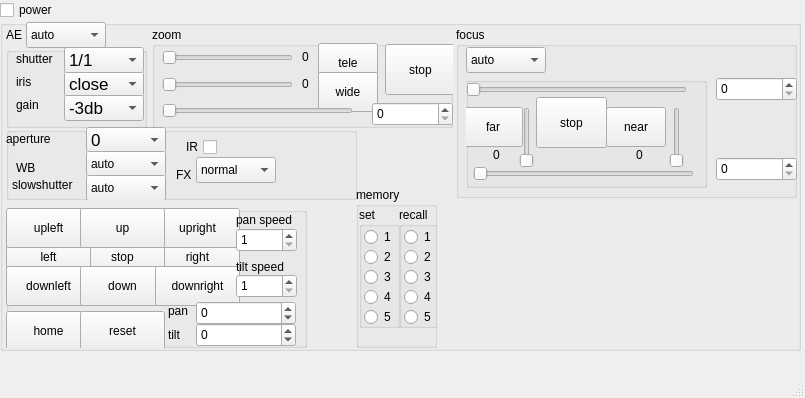
<?xml version="1.0" encoding="UTF-8"?>
<ui version="4.0">
 <class>MainWindow</class>
 <widget class="QMainWindow" name="MainWindow">
  <property name="geometry">
   <rect>
    <x>0</x>
    <y>0</y>
    <width>805</width>
    <height>398</height>
   </rect>
  </property>
  <property name="windowTitle">
   <string>MainWindow</string>
  </property>
  <widget class="QWidget" name="centralwidget">
   <widget class="QCheckBox" name="power">
    <property name="geometry">
     <rect>
      <x>0</x>
      <y>0</y>
      <width>87</width>
      <height>20</height>
     </rect>
    </property>
    <property name="text">
     <string>power</string>
    </property>
   </widget>
   <widget class="QGroupBox" name="visca_group">
    <property name="geometry">
     <rect>
      <x>0</x>
      <y>20</y>
      <width>801</width>
      <height>331</height>
     </rect>
    </property>
    <property name="title">
     <string/>
    </property>
    <widget class="QGroupBox" name="focus_group">
     <property name="geometry">
      <rect>
       <x>456</x>
       <y>7</y>
       <width>341</width>
       <height>171</height>
      </rect>
     </property>
     <property name="title">
      <string>focus</string>
     </property>
     <widget class="QSpinBox" name="focus_direct_value">
      <property name="geometry">
       <rect>
        <x>260</x>
        <y>50</y>
        <width>81</width>
        <height>24</height>
       </rect>
      </property>
      <property name="keyboardTracking">
       <bool>false</bool>
      </property>
      <property name="maximum">
       <number>54536</number>
      </property>
     </widget>
     <widget class="QGroupBox" name="focus_manual_group">
      <property name="geometry">
       <rect>
        <x>10</x>
        <y>50</y>
        <width>241</width>
        <height>111</height>
       </rect>
      </property>
      <property name="title">
       <string/>
      </property>
      <widget class="QLabel" name="focus_far_speed_label">
       <property name="geometry">
        <rect>
         <x>27</x>
         <y>70</y>
         <width>21</width>
         <height>16</height>
        </rect>
       </property>
       <property name="text">
        <string>0</string>
       </property>
      </widget>
      <widget class="QPushButton" name="focus_far">
       <property name="geometry">
        <rect>
         <x>-3</x>
         <y>30</y>
         <width>60</width>
         <height>40</height>
        </rect>
       </property>
       <property name="text">
        <string>far</string>
       </property>
      </widget>
      <widget class="QSlider" name="focus_direct">
       <property name="geometry">
        <rect>
         <x>0</x>
         <y>2</y>
         <width>221</width>
         <height>22</height>
        </rect>
       </property>
       <property name="maximum">
        <number>65536</number>
       </property>
       <property name="orientation">
        <enum>Qt::Horizontal</enum>
       </property>
      </widget>
      <widget class="QSlider" name="focus_nearlimit">
       <property name="geometry">
        <rect>
         <x>7</x>
         <y>86</y>
         <width>221</width>
         <height>22</height>
        </rect>
       </property>
       <property name="maximum">
        <number>65536</number>
       </property>
       <property name="orientation">
        <enum>Qt::Horizontal</enum>
       </property>
      </widget>
      <widget class="QSlider" name="focus_far_speed">
       <property name="geometry">
        <rect>
         <x>40</x>
         <y>30</y>
         <width>41</width>
         <height>61</height>
        </rect>
       </property>
       <property name="maximum">
        <number>7</number>
       </property>
       <property name="orientation">
        <enum>Qt::Vertical</enum>
       </property>
      </widget>
      <widget class="QPushButton" name="focus_stop">
       <property name="geometry">
        <rect>
         <x>70</x>
         <y>20</y>
         <width>71</width>
         <height>51</height>
        </rect>
       </property>
       <property name="text">
        <string>stop</string>
       </property>
      </widget>
      <widget class="QPushButton" name="focus_near">
       <property name="geometry">
        <rect>
         <x>140</x>
         <y>30</y>
         <width>60</width>
         <height>40</height>
        </rect>
       </property>
       <property name="text">
        <string>near</string>
       </property>
      </widget>
      <widget class="QLabel" name="focus_near_speed_label">
       <property name="geometry">
        <rect>
         <x>170</x>
         <y>70</y>
         <width>21</width>
         <height>16</height>
        </rect>
       </property>
       <property name="text">
        <string>0</string>
       </property>
      </widget>
      <widget class="QSlider" name="focus_near_speed">
       <property name="geometry">
        <rect>
         <x>190</x>
         <y>30</y>
         <width>41</width>
         <height>61</height>
        </rect>
       </property>
       <property name="maximum">
        <number>7</number>
       </property>
       <property name="orientation">
        <enum>Qt::Vertical</enum>
       </property>
      </widget>
     </widget>
     <widget class="QSpinBox" name="focus_nearlimit_value">
      <property name="geometry">
       <rect>
        <x>260</x>
        <y>130</y>
        <width>81</width>
        <height>24</height>
       </rect>
      </property>
      <property name="keyboardTracking">
       <bool>false</bool>
      </property>
      <property name="maximum">
       <number>54536</number>
      </property>
     </widget>
     <widget class="QComboBox" name="focus_mode">
      <property name="geometry">
       <rect>
        <x>10</x>
        <y>20</y>
        <width>80</width>
        <height>26</height>
       </rect>
      </property>
      <item>
       <property name="text">
        <string>auto</string>
       </property>
      </item>
      <item>
       <property name="text">
        <string>manual</string>
       </property>
      </item>
     </widget>
    </widget>
    <widget class="QGroupBox" name="memory_group">
     <property name="geometry">
      <rect>
       <x>356</x>
       <y>167</y>
       <width>81</width>
       <height>161</height>
      </rect>
     </property>
     <property name="title">
      <string>memory</string>
     </property>
     <widget class="QGroupBox" name="memory_recall_group">
      <property name="geometry">
       <rect>
        <x>43</x>
        <y>20</y>
        <width>41</width>
        <height>121</height>
       </rect>
      </property>
      <property name="title">
       <string>recall</string>
      </property>
      <widget class="QRadioButton" name="mem_recall_1">
       <property name="geometry">
        <rect>
         <x>5</x>
         <y>20</y>
         <width>31</width>
         <height>20</height>
        </rect>
       </property>
       <property name="text">
        <string>1</string>
       </property>
      </widget>
      <widget class="QRadioButton" name="mem_recall_2">
       <property name="geometry">
        <rect>
         <x>5</x>
         <y>40</y>
         <width>31</width>
         <height>20</height>
        </rect>
       </property>
       <property name="text">
        <string>2</string>
       </property>
      </widget>
      <widget class="QRadioButton" name="mem_recall_3">
       <property name="geometry">
        <rect>
         <x>5</x>
         <y>60</y>
         <width>31</width>
         <height>20</height>
        </rect>
       </property>
       <property name="text">
        <string>3</string>
       </property>
      </widget>
      <widget class="QRadioButton" name="mem_recall_4">
       <property name="geometry">
        <rect>
         <x>5</x>
         <y>80</y>
         <width>31</width>
         <height>20</height>
        </rect>
       </property>
       <property name="text">
        <string>4</string>
       </property>
      </widget>
      <widget class="QRadioButton" name="mem_recall_5">
       <property name="geometry">
        <rect>
         <x>5</x>
         <y>100</y>
         <width>31</width>
         <height>20</height>
        </rect>
       </property>
       <property name="text">
        <string>5</string>
       </property>
      </widget>
     </widget>
     <widget class="QGroupBox" name="memory_set_group">
      <property name="geometry">
       <rect>
        <x>3</x>
        <y>20</y>
        <width>41</width>
        <height>121</height>
       </rect>
      </property>
      <property name="title">
       <string>set</string>
      </property>
      <widget class="QRadioButton" name="mem_set_1">
       <property name="geometry">
        <rect>
         <x>5</x>
         <y>20</y>
         <width>31</width>
         <height>20</height>
        </rect>
       </property>
       <property name="text">
        <string>1</string>
       </property>
      </widget>
      <widget class="QRadioButton" name="mem_set_2">
       <property name="geometry">
        <rect>
         <x>5</x>
         <y>40</y>
         <width>31</width>
         <height>20</height>
        </rect>
       </property>
       <property name="text">
        <string>2</string>
       </property>
      </widget>
      <widget class="QRadioButton" name="mem_set_3">
       <property name="geometry">
        <rect>
         <x>5</x>
         <y>60</y>
         <width>31</width>
         <height>20</height>
        </rect>
       </property>
       <property name="text">
        <string>3</string>
       </property>
      </widget>
      <widget class="QRadioButton" name="mem_set_4">
       <property name="geometry">
        <rect>
         <x>5</x>
         <y>80</y>
         <width>31</width>
         <height>20</height>
        </rect>
       </property>
       <property name="text">
        <string>4</string>
       </property>
      </widget>
      <widget class="QRadioButton" name="mem_set_5">
       <property name="geometry">
        <rect>
         <x>5</x>
         <y>100</y>
         <width>31</width>
         <height>20</height>
        </rect>
       </property>
       <property name="text">
        <string>5</string>
       </property>
      </widget>
     </widget>
    </widget>
    <widget class="QGroupBox" name="zoom_grou">
     <property name="geometry">
      <rect>
       <x>152</x>
       <y>7</y>
       <width>301</width>
       <height>101</height>
      </rect>
     </property>
     <property name="title">
      <string>zoom</string>
     </property>
     <widget class="QSlider" name="zoom_wide_speed">
      <property name="geometry">
       <rect>
        <x>10</x>
        <y>47</y>
        <width>131</width>
        <height>22</height>
       </rect>
      </property>
      <property name="maximum">
       <number>7</number>
      </property>
      <property name="pageStep">
       <number>7</number>
      </property>
      <property name="orientation">
       <enum>Qt::Horizontal</enum>
      </property>
     </widget>
     <widget class="QSlider" name="zoom_direct">
      <property name="geometry">
       <rect>
        <x>10</x>
        <y>73</y>
        <width>191</width>
        <height>22</height>
       </rect>
      </property>
      <property name="maximum">
       <number>16384</number>
      </property>
      <property name="orientation">
       <enum>Qt::Horizontal</enum>
      </property>
     </widget>
     <widget class="QSlider" name="zoom_tele_speed">
      <property name="geometry">
       <rect>
        <x>10</x>
        <y>20</y>
        <width>131</width>
        <height>22</height>
       </rect>
      </property>
      <property name="maximum">
       <number>7</number>
      </property>
      <property name="pageStep">
       <number>7</number>
      </property>
      <property name="orientation">
       <enum>Qt::Horizontal</enum>
      </property>
     </widget>
     <widget class="QPushButton" name="zoom_tele">
      <property name="geometry">
       <rect>
        <x>166</x>
        <y>16</y>
        <width>60</width>
        <height>40</height>
       </rect>
      </property>
      <property name="text">
       <string>tele</string>
      </property>
     </widget>
     <widget class="QPushButton" name="zoom_stop">
      <property name="geometry">
       <rect>
        <x>233</x>
        <y>17</y>
        <width>71</width>
        <height>51</height>
       </rect>
      </property>
      <property name="text">
       <string>stop</string>
      </property>
     </widget>
     <widget class="QSpinBox" name="zoom_direct_value">
      <property name="geometry">
       <rect>
        <x>220</x>
        <y>75</y>
        <width>81</width>
        <height>24</height>
       </rect>
      </property>
      <property name="keyboardTracking">
       <bool>false</bool>
      </property>
      <property name="minimum">
       <number>0</number>
      </property>
      <property name="maximum">
       <number>16384</number>
      </property>
     </widget>
     <widget class="QPushButton" name="zoom_wide">
      <property name="geometry">
       <rect>
        <x>166</x>
        <y>45</y>
        <width>60</width>
        <height>40</height>
       </rect>
      </property>
      <property name="text">
       <string>wide</string>
      </property>
     </widget>
     <widget class="QLabel" name="zoom_tele_speed_label">
      <property name="geometry">
       <rect>
        <x>150</x>
        <y>22</y>
        <width>21</width>
        <height>16</height>
       </rect>
      </property>
      <property name="text">
       <string>0</string>
      </property>
     </widget>
     <widget class="QLabel" name="zoom_wide_speed_label">
      <property name="geometry">
       <rect>
        <x>150</x>
        <y>49</y>
        <width>21</width>
        <height>16</height>
       </rect>
      </property>
      <property name="text">
       <string>0</string>
      </property>
     </widget>
     <zorder>zoom_tele</zorder>
     <zorder>zoom_wide</zorder>
     <zorder>zoom_wide_speed</zorder>
     <zorder>zoom_direct</zorder>
     <zorder>zoom_tele_speed</zorder>
     <zorder>zoom_stop</zorder>
     <zorder>zoom_direct_value</zorder>
     <zorder>zoom_tele_speed_label</zorder>
     <zorder>zoom_wide_speed_label</zorder>
    </widget>
    <widget class="QGroupBox" name="AE_manual">
     <property name="geometry">
      <rect>
       <x>6</x>
       <y>27</y>
       <width>141</width>
       <height>81</height>
      </rect>
     </property>
     <property name="title">
      <string/>
     </property>
     <widget class="QComboBox" name="iris">
      <property name="geometry">
       <rect>
        <x>58</x>
        <y>24</y>
        <width>80</width>
        <height>26</height>
       </rect>
      </property>
      <property name="font">
       <font>
        <pointsize>13</pointsize>
       </font>
      </property>
      <item>
       <property name="text">
        <string>close</string>
       </property>
      </item>
      <item>
       <property name="text">
        <string>F14</string>
       </property>
      </item>
      <item>
       <property name="text">
        <string>F11</string>
       </property>
      </item>
      <item>
       <property name="text">
        <string>F9.6</string>
       </property>
      </item>
      <item>
       <property name="text">
        <string>F8</string>
       </property>
      </item>
      <item>
       <property name="text">
        <string>F6.8</string>
       </property>
      </item>
      <item>
       <property name="text">
        <string>F5.6</string>
       </property>
      </item>
      <item>
       <property name="text">
        <string>F4.8</string>
       </property>
      </item>
      <item>
       <property name="text">
        <string>F4</string>
       </property>
      </item>
      <item>
       <property name="text">
        <string>F3.4</string>
       </property>
      </item>
      <item>
       <property name="text">
        <string>F2.8</string>
       </property>
      </item>
      <item>
       <property name="text">
        <string>F2.4</string>
       </property>
      </item>
      <item>
       <property name="text">
        <string>F2</string>
       </property>
      </item>
      <item>
       <property name="text">
        <string>F1.6</string>
       </property>
      </item>
     </widget>
     <widget class="QLabel" name="iris_label">
      <property name="geometry">
       <rect>
        <x>10</x>
        <y>27</y>
        <width>21</width>
        <height>16</height>
       </rect>
      </property>
      <property name="text">
       <string>iris</string>
      </property>
     </widget>
     <widget class="QLabel" name="shutter_label">
      <property name="geometry">
       <rect>
        <x>10</x>
        <y>4</y>
        <width>51</width>
        <height>16</height>
       </rect>
      </property>
      <property name="text">
       <string>shutter</string>
      </property>
     </widget>
     <widget class="QLabel" name="gain_label">
      <property name="geometry">
       <rect>
        <x>10</x>
        <y>50</y>
        <width>31</width>
        <height>16</height>
       </rect>
      </property>
      <property name="text">
       <string>gain</string>
      </property>
     </widget>
     <widget class="QComboBox" name="shutter">
      <property name="geometry">
       <rect>
        <x>58</x>
        <y>0</y>
        <width>80</width>
        <height>26</height>
       </rect>
      </property>
      <property name="font">
       <font>
        <pointsize>13</pointsize>
       </font>
      </property>
      <item>
       <property name="text">
        <string>1/1</string>
       </property>
      </item>
      <item>
       <property name="text">
        <string>1/2</string>
       </property>
      </item>
      <item>
       <property name="text">
        <string>1/3</string>
       </property>
      </item>
      <item>
       <property name="text">
        <string>1/6</string>
       </property>
      </item>
      <item>
       <property name="text">
        <string>1/12</string>
       </property>
      </item>
      <item>
       <property name="text">
        <string>1/25</string>
       </property>
      </item>
      <item>
       <property name="text">
        <string>1/50</string>
       </property>
      </item>
      <item>
       <property name="text">
        <string>1/75</string>
       </property>
      </item>
      <item>
       <property name="text">
        <string>1/100</string>
       </property>
      </item>
      <item>
       <property name="text">
        <string>1/120</string>
       </property>
      </item>
      <item>
       <property name="text">
        <string>1/150</string>
       </property>
      </item>
      <item>
       <property name="text">
        <string>1/215</string>
       </property>
      </item>
      <item>
       <property name="text">
        <string>1/300</string>
       </property>
      </item>
      <item>
       <property name="text">
        <string>1/425</string>
       </property>
      </item>
      <item>
       <property name="text">
        <string>1/600</string>
       </property>
      </item>
      <item>
       <property name="text">
        <string>1/1000</string>
       </property>
      </item>
      <item>
       <property name="text">
        <string>1/1250</string>
       </property>
      </item>
      <item>
       <property name="text">
        <string>1/1750</string>
       </property>
      </item>
      <item>
       <property name="text">
        <string>1/2500</string>
       </property>
      </item>
      <item>
       <property name="text">
        <string>1/3500</string>
       </property>
      </item>
      <item>
       <property name="text">
        <string>1/6000</string>
       </property>
      </item>
      <item>
       <property name="text">
        <string>1/10000</string>
       </property>
      </item>
     </widget>
     <widget class="QComboBox" name="gain">
      <property name="geometry">
       <rect>
        <x>58</x>
        <y>48</y>
        <width>80</width>
        <height>26</height>
       </rect>
      </property>
      <property name="font">
       <font>
        <pointsize>13</pointsize>
       </font>
      </property>
      <item>
       <property name="text">
        <string>-3db</string>
       </property>
      </item>
      <item>
       <property name="text">
        <string>0db</string>
       </property>
      </item>
      <item>
       <property name="text">
        <string>2db</string>
       </property>
      </item>
      <item>
       <property name="text">
        <string>4db</string>
       </property>
      </item>
      <item>
       <property name="text">
        <string>6db</string>
       </property>
      </item>
      <item>
       <property name="text">
        <string>8db</string>
       </property>
      </item>
      <item>
       <property name="text">
        <string>10db</string>
       </property>
      </item>
      <item>
       <property name="text">
        <string>12db</string>
       </property>
      </item>
      <item>
       <property name="text">
        <string>14db</string>
       </property>
      </item>
      <item>
       <property name="text">
        <string>16db</string>
       </property>
      </item>
      <item>
       <property name="text">
        <string>18db</string>
       </property>
      </item>
      <item>
       <property name="text">
        <string>20db</string>
       </property>
      </item>
      <item>
       <property name="text">
        <string>22db</string>
       </property>
      </item>
      <item>
       <property name="text">
        <string>24db</string>
       </property>
      </item>
      <item>
       <property name="text">
        <string>26db</string>
       </property>
      </item>
      <item>
       <property name="text">
        <string>28db</string>
       </property>
      </item>
     </widget>
    </widget>
    <widget class="QLabel" name="AE_label">
     <property name="geometry">
      <rect>
       <x>6</x>
       <y>7</y>
       <width>31</width>
       <height>16</height>
      </rect>
     </property>
     <property name="text">
      <string>AE</string>
     </property>
    </widget>
    <widget class="QComboBox" name="AE">
     <property name="geometry">
      <rect>
       <x>26</x>
       <y>2</y>
       <width>80</width>
       <height>26</height>
      </rect>
     </property>
     <item>
      <property name="text">
       <string>auto</string>
      </property>
     </item>
     <item>
      <property name="text">
       <string>manual</string>
      </property>
     </item>
     <item>
      <property name="text">
       <string>shutter</string>
      </property>
     </item>
     <item>
      <property name="text">
       <string>iris</string>
      </property>
     </item>
    </widget>
    <widget class="QGroupBox" name="pt_group">
     <property name="geometry">
      <rect>
       <x>6</x>
       <y>187</y>
       <width>301</width>
       <height>141</height>
      </rect>
     </property>
     <property name="title">
      <string/>
     </property>
     <widget class="QPushButton" name="right">
      <property name="geometry">
       <rect>
        <x>149</x>
        <y>30</y>
        <width>85</width>
        <height>40</height>
       </rect>
      </property>
      <property name="text">
       <string>right</string>
      </property>
     </widget>
     <widget class="QPushButton" name="stop">
      <property name="geometry">
       <rect>
        <x>74</x>
        <y>30</y>
        <width>85</width>
        <height>40</height>
       </rect>
      </property>
      <property name="text">
       <string>stop</string>
      </property>
     </widget>
     <widget class="QPushButton" name="left">
      <property name="geometry">
       <rect>
        <x>0</x>
        <y>30</y>
        <width>85</width>
        <height>40</height>
       </rect>
      </property>
      <property name="text">
       <string>left</string>
      </property>
     </widget>
     <widget class="QPushButton" name="upleft">
      <property name="geometry">
       <rect>
        <x>0</x>
        <y>1</y>
        <width>85</width>
        <height>40</height>
       </rect>
      </property>
      <property name="text">
       <string>upleft</string>
      </property>
     </widget>
     <widget class="QPushButton" name="upright">
      <property name="geometry">
       <rect>
        <x>149</x>
        <y>1</y>
        <width>85</width>
        <height>40</height>
       </rect>
      </property>
      <property name="text">
       <string>upright</string>
      </property>
     </widget>
     <widget class="QPushButton" name="up">
      <property name="geometry">
       <rect>
        <x>74</x>
        <y>1</y>
        <width>85</width>
        <height>40</height>
       </rect>
      </property>
      <property name="text">
       <string>up</string>
      </property>
     </widget>
     <widget class="QPushButton" name="downleft">
      <property name="geometry">
       <rect>
        <x>0</x>
        <y>59</y>
        <width>85</width>
        <height>40</height>
       </rect>
      </property>
      <property name="text">
       <string>downleft</string>
      </property>
     </widget>
     <widget class="QPushButton" name="down">
      <property name="geometry">
       <rect>
        <x>74</x>
        <y>59</y>
        <width>85</width>
        <height>40</height>
       </rect>
      </property>
      <property name="text">
       <string>down</string>
      </property>
     </widget>
     <widget class="QPushButton" name="downright">
      <property name="geometry">
       <rect>
        <x>149</x>
        <y>59</y>
        <width>85</width>
        <height>40</height>
       </rect>
      </property>
      <property name="text">
       <string>downright</string>
      </property>
     </widget>
     <widget class="QSpinBox" name="pan_speed">
      <property name="geometry">
       <rect>
        <x>230</x>
        <y>21</y>
        <width>61</width>
        <height>24</height>
       </rect>
      </property>
      <property name="keyboardTracking">
       <bool>false</bool>
      </property>
      <property name="minimum">
       <number>1</number>
      </property>
      <property name="maximum">
       <number>18</number>
      </property>
     </widget>
     <widget class="QSpinBox" name="tilt_speed">
      <property name="geometry">
       <rect>
        <x>230</x>
        <y>67</y>
        <width>61</width>
        <height>24</height>
       </rect>
      </property>
      <property name="keyboardTracking">
       <bool>false</bool>
      </property>
      <property name="minimum">
       <number>1</number>
      </property>
      <property name="maximum">
       <number>17</number>
      </property>
     </widget>
     <widget class="QLabel" name="pan_speed_label">
      <property name="geometry">
       <rect>
        <x>230</x>
        <y>5</y>
        <width>71</width>
        <height>16</height>
       </rect>
      </property>
      <property name="text">
       <string>pan speed</string>
      </property>
     </widget>
     <widget class="QLabel" name="tilt_speed_label">
      <property name="geometry">
       <rect>
        <x>230</x>
        <y>52</y>
        <width>71</width>
        <height>16</height>
       </rect>
      </property>
      <property name="text">
       <string>tilt speed</string>
      </property>
     </widget>
     <widget class="QPushButton" name="home">
      <property name="geometry">
       <rect>
        <x>0</x>
        <y>104</y>
        <width>85</width>
        <height>40</height>
       </rect>
      </property>
      <property name="text">
       <string>home</string>
      </property>
     </widget>
     <widget class="QPushButton" name="reset">
      <property name="geometry">
       <rect>
        <x>74</x>
        <y>104</y>
        <width>85</width>
        <height>40</height>
       </rect>
      </property>
      <property name="text">
       <string>reset</string>
      </property>
     </widget>
     <widget class="QSpinBox" name="pan">
      <property name="geometry">
       <rect>
        <x>190</x>
        <y>94</y>
        <width>100</width>
        <height>24</height>
       </rect>
      </property>
      <property name="keyboardTracking">
       <bool>false</bool>
      </property>
      <property name="minimum">
       <number>-999999</number>
      </property>
      <property name="maximum">
       <number>999999</number>
      </property>
     </widget>
     <widget class="QSpinBox" name="tilt">
      <property name="geometry">
       <rect>
        <x>190</x>
        <y>116</y>
        <width>100</width>
        <height>24</height>
       </rect>
      </property>
      <property name="keyboardTracking">
       <bool>false</bool>
      </property>
      <property name="minimum">
       <number>-999999</number>
      </property>
      <property name="maximum">
       <number>999999</number>
      </property>
     </widget>
     <widget class="QLabel" name="pan_speed_label_2">
      <property name="geometry">
       <rect>
        <x>162</x>
        <y>96</y>
        <width>31</width>
        <height>16</height>
       </rect>
      </property>
      <property name="text">
       <string>pan</string>
      </property>
     </widget>
     <widget class="QLabel" name="pan_speed_label_3">
      <property name="geometry">
       <rect>
        <x>162</x>
        <y>120</y>
        <width>31</width>
        <height>16</height>
       </rect>
      </property>
      <property name="text">
       <string>tilt</string>
      </property>
     </widget>
    </widget>
    <widget class="QGroupBox" name="AE_manual_2">
     <property name="geometry">
      <rect>
       <x>6</x>
       <y>107</y>
       <width>351</width>
       <height>73</height>
      </rect>
     </property>
     <property name="title">
      <string/>
     </property>
     <widget class="QLabel" name="aperture_label">
      <property name="geometry">
       <rect>
        <x>0</x>
        <y>4</y>
        <width>61</width>
        <height>16</height>
       </rect>
      </property>
      <property name="text">
       <string>aperture</string>
      </property>
     </widget>
     <widget class="QComboBox" name="aperture">
      <property name="geometry">
       <rect>
        <x>80</x>
        <y>0</y>
        <width>80</width>
        <height>26</height>
       </rect>
      </property>
      <property name="font">
       <font>
        <pointsize>13</pointsize>
       </font>
      </property>
      <item>
       <property name="text">
        <string>0</string>
       </property>
      </item>
      <item>
       <property name="text">
        <string>1</string>
       </property>
      </item>
      <item>
       <property name="text">
        <string>2</string>
       </property>
      </item>
      <item>
       <property name="text">
        <string>3</string>
       </property>
      </item>
      <item>
       <property name="text">
        <string>4</string>
       </property>
      </item>
      <item>
       <property name="text">
        <string>5</string>
       </property>
      </item>
      <item>
       <property name="text">
        <string>6</string>
       </property>
      </item>
      <item>
       <property name="text">
        <string>7</string>
       </property>
      </item>
      <item>
       <property name="text">
        <string>8</string>
       </property>
      </item>
      <item>
       <property name="text">
        <string>9</string>
       </property>
      </item>
      <item>
       <property name="text">
        <string>10</string>
       </property>
      </item>
      <item>
       <property name="text">
        <string>11</string>
       </property>
      </item>
      <item>
       <property name="text">
        <string>12</string>
       </property>
      </item>
      <item>
       <property name="text">
        <string>13</string>
       </property>
      </item>
      <item>
       <property name="text">
        <string>14</string>
       </property>
      </item>
      <item>
       <property name="text">
        <string>15</string>
       </property>
      </item>
     </widget>
     <widget class="QComboBox" name="WB">
      <property name="geometry">
       <rect>
        <x>80</x>
        <y>24</y>
        <width>80</width>
        <height>26</height>
       </rect>
      </property>
      <item>
       <property name="text">
        <string>auto</string>
       </property>
      </item>
      <item>
       <property name="text">
        <string>indoor</string>
       </property>
      </item>
      <item>
       <property name="text">
        <string>outdoor</string>
       </property>
      </item>
     </widget>
     <widget class="QLabel" name="WB_label">
      <property name="geometry">
       <rect>
        <x>10</x>
        <y>33</y>
        <width>31</width>
        <height>16</height>
       </rect>
      </property>
      <property name="text">
       <string>WB</string>
      </property>
     </widget>
     <widget class="QComboBox" name="slowshutter">
      <property name="geometry">
       <rect>
        <x>80</x>
        <y>48</y>
        <width>80</width>
        <height>26</height>
       </rect>
      </property>
      <item>
       <property name="text">
        <string>auto</string>
       </property>
      </item>
      <item>
       <property name="text">
        <string>manual</string>
       </property>
      </item>
     </widget>
     <widget class="QLabel" name="WB_label_3">
      <property name="geometry">
       <rect>
        <x>6</x>
        <y>47</y>
        <width>81</width>
        <height>21</height>
       </rect>
      </property>
      <property name="text">
       <string>slowshutter</string>
      </property>
     </widget>
     <widget class="QComboBox" name="FX">
      <property name="geometry">
       <rect>
        <x>190</x>
        <y>30</y>
        <width>80</width>
        <height>26</height>
       </rect>
      </property>
      <item>
       <property name="text">
        <string>normal</string>
       </property>
      </item>
      <item>
       <property name="text">
        <string>negart</string>
       </property>
      </item>
      <item>
       <property name="text">
        <string>BW</string>
       </property>
      </item>
     </widget>
     <widget class="QLabel" name="WB_label_2">
      <property name="geometry">
       <rect>
        <x>170</x>
        <y>40</y>
        <width>31</width>
        <height>16</height>
       </rect>
      </property>
      <property name="text">
       <string>FX</string>
      </property>
     </widget>
     <widget class="QCheckBox" name="IR">
      <property name="geometry">
       <rect>
        <x>170</x>
        <y>10</y>
        <width>41</width>
        <height>20</height>
       </rect>
      </property>
      <property name="layoutDirection">
       <enum>Qt::RightToLeft</enum>
      </property>
      <property name="text">
       <string>IR</string>
      </property>
     </widget>
    </widget>
   </widget>
  </widget>
  <widget class="QMenuBar" name="menubar">
   <property name="geometry">
    <rect>
     <x>0</x>
     <y>0</y>
     <width>805</width>
     <height>22</height>
    </rect>
   </property>
  </widget>
  <widget class="QStatusBar" name="statusbar"/>
 </widget>
 <resources/>
 <connections>
  <connection>
   <sender>zoom_direct</sender>
   <signal>valueChanged(int)</signal>
   <receiver>zoom_direct_value</receiver>
   <slot>setValue(int)</slot>
   <hints>
    <hint type="sourcelabel">
     <x>150</x>
     <y>69</y>
    </hint>
    <hint type="destinationlabel">
     <x>250</x>
     <y>120</y>
    </hint>
   </hints>
  </connection>
  <connection>
   <sender>focus_direct_value</sender>
   <signal>valueChanged(int)</signal>
   <receiver>focus_direct</receiver>
   <slot>setValue(int)</slot>
   <hints>
    <hint type="sourcelabel">
     <x>560</x>
     <y>121</y>
    </hint>
    <hint type="destinationlabel">
     <x>460</x>
     <y>70</y>
    </hint>
   </hints>
  </connection>
  <connection>
   <sender>zoom_direct_value</sender>
   <signal>valueChanged(int)</signal>
   <receiver>zoom_direct</receiver>
   <slot>setValue(int)</slot>
   <hints>
    <hint type="sourcelabel">
     <x>250</x>
     <y>120</y>
    </hint>
    <hint type="destinationlabel">
     <x>150</x>
     <y>69</y>
    </hint>
   </hints>
  </connection>
  <connection>
   <sender>zoom_tele_speed</sender>
   <signal>valueChanged(int)</signal>
   <receiver>zoom_tele_speed_label</receiver>
   <slot>setNum(int)</slot>
   <hints>
    <hint type="sourcelabel">
     <x>50</x>
     <y>119</y>
    </hint>
    <hint type="destinationlabel">
     <x>55</x>
     <y>126</y>
    </hint>
   </hints>
  </connection>
  <connection>
   <sender>zoom_wide_speed</sender>
   <signal>valueChanged(int)</signal>
   <receiver>zoom_wide_speed_label</receiver>
   <slot>setNum(int)</slot>
   <hints>
    <hint type="sourcelabel">
     <x>135</x>
     <y>96</y>
    </hint>
    <hint type="destinationlabel">
     <x>215</x>
     <y>95</y>
    </hint>
   </hints>
  </connection>
  <connection>
   <sender>focus_nearlimit</sender>
   <signal>valueChanged(int)</signal>
   <receiver>focus_nearlimit_value</receiver>
   <slot>setValue(int)</slot>
   <hints>
    <hint type="sourcelabel">
     <x>460</x>
     <y>146</y>
    </hint>
    <hint type="destinationlabel">
     <x>510</x>
     <y>91</y>
    </hint>
   </hints>
  </connection>
  <connection>
   <sender>focus_nearlimit_value</sender>
   <signal>valueChanged(int)</signal>
   <receiver>focus_nearlimit</receiver>
   <slot>setValue(int)</slot>
   <hints>
    <hint type="sourcelabel">
     <x>510</x>
     <y>91</y>
    </hint>
    <hint type="destinationlabel">
     <x>460</x>
     <y>146</y>
    </hint>
   </hints>
  </connection>
  <connection>
   <sender>focus_direct</sender>
   <signal>valueChanged(int)</signal>
   <receiver>focus_direct_value</receiver>
   <slot>setValue(int)</slot>
   <hints>
    <hint type="sourcelabel">
     <x>435</x>
     <y>174</y>
    </hint>
    <hint type="destinationlabel">
     <x>615</x>
     <y>173</y>
    </hint>
   </hints>
  </connection>
 </connections>
</ui>
